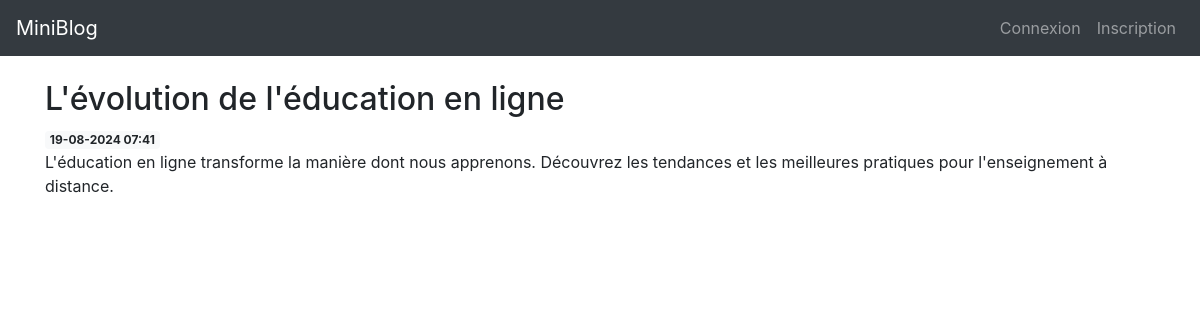
The page /post/14 on the database its author committed.
### app/models.py (models this page shows, shortened)
class Post(db.Model):
    id = db.Column(db.Integer, primary_key=True)
    created = db.Column(db.DateTime, nullable=False, default=datetime.now)
    title = db.Column(db.String(200), nullable=False)
    content = db.Column(db.Text, nullable=False)
    user_id = db.Column(db.Integer, db.ForeignKey('user.id'), nullable=False)
    @property
    def formatted_created(self):
        return self.created.strftime("%d-%m-%Y %H:%M")

### app/posts/routes.py (the view)
@bp.route('/<int:post_id>')
def view(post_id):
    post = Post.query.get_or_404(post_id)
    return render_template('posts/view.html', post=post)

### app/templates/posts/view.html (shortened to what this page needs)
{% extends 'base.html' %}
{% block content %}
<h2>{% block title %} {{ post.title }} {% endblock %}</h2>
<span class="badge badge-light">{{ post.formatted_created }}</span>
<p>{{ post.content }}</p>
{% endblock %}

### rows shown on the page
Post: title "L'évolution de l'éducation en ligne", formatted_created "19-08-2024 07:41", content "L'éducation en ligne transforme la manière dont nous apprenons. Découvrez les tendances et les meilleures pratiques pour l'enseignement à distance."
